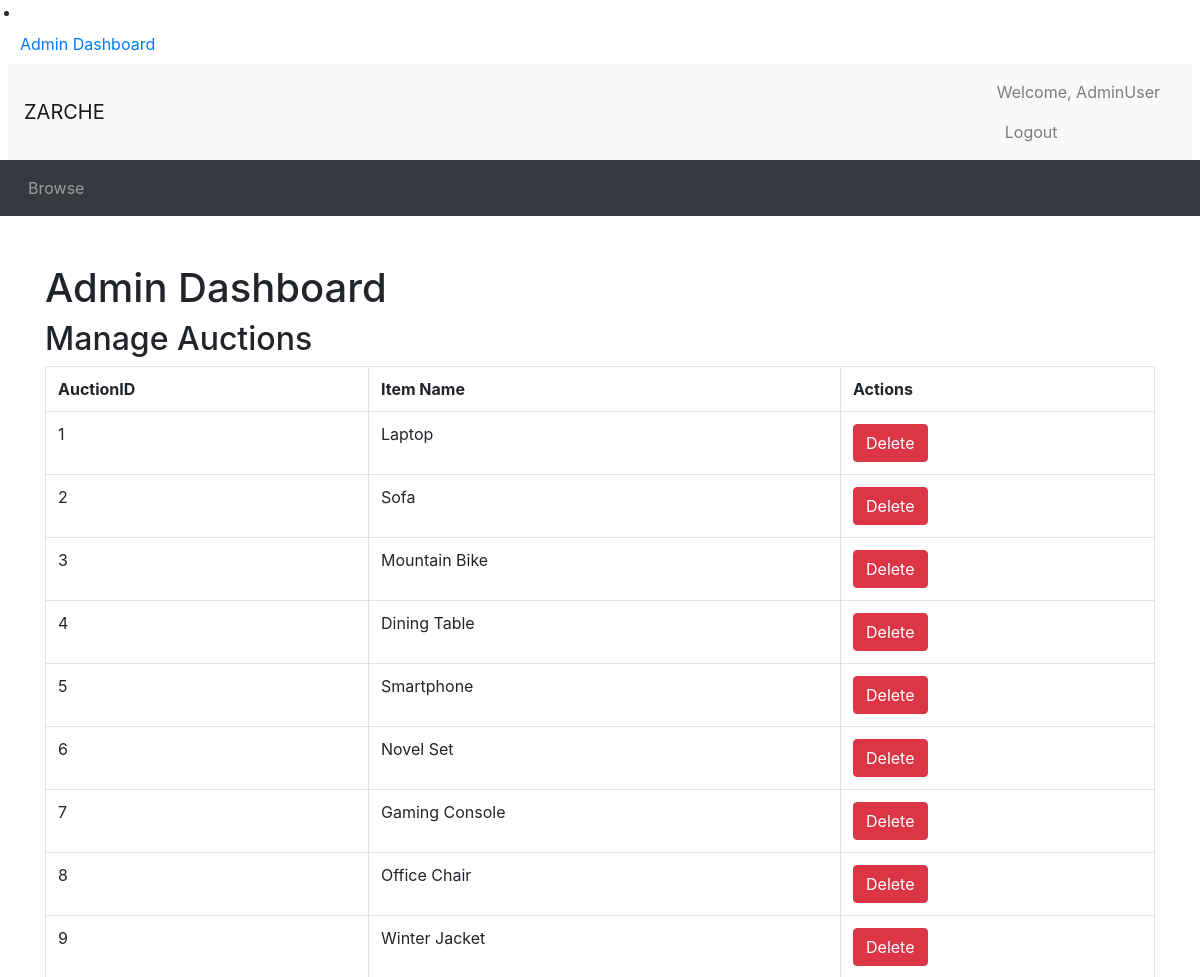
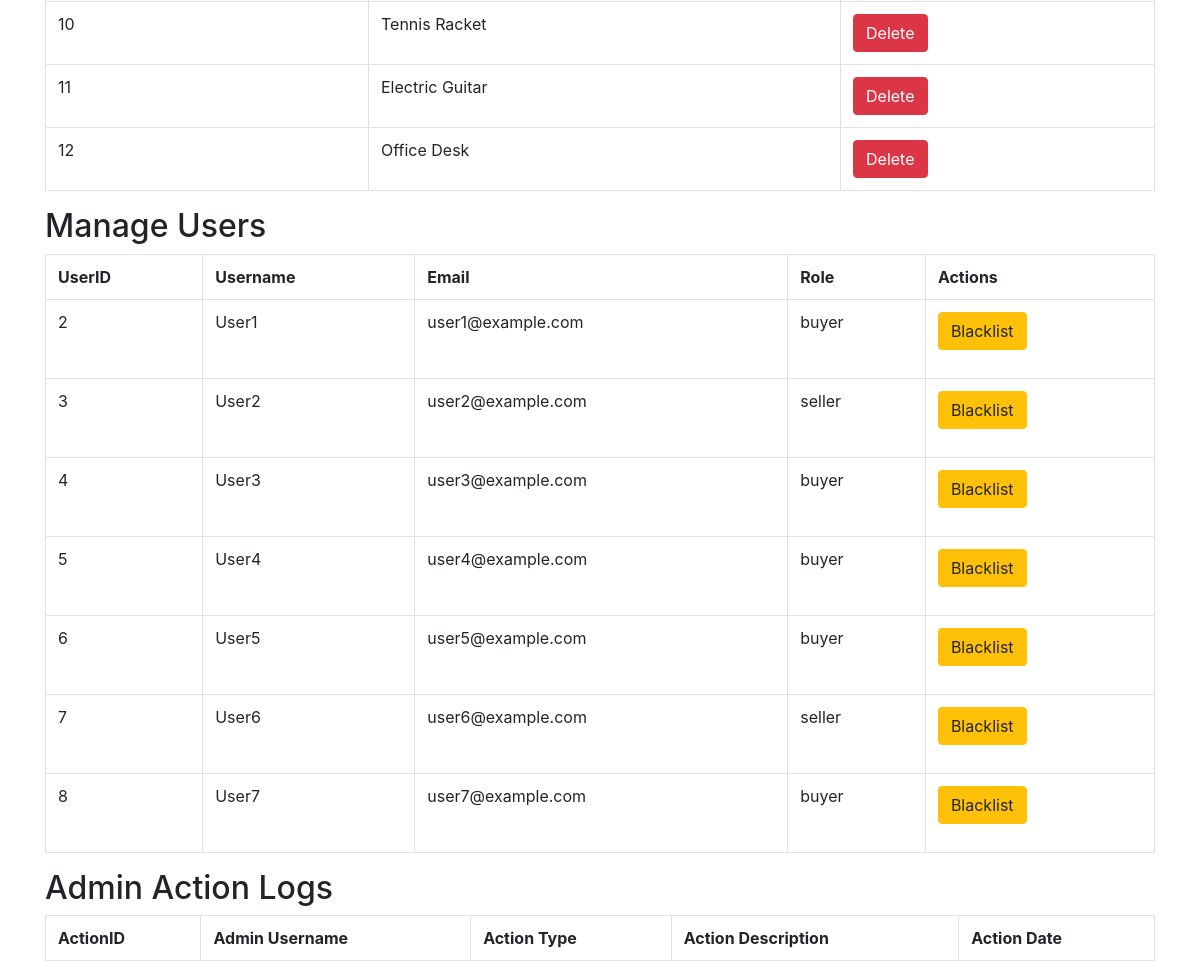
Page /admin_dashboard.php (signed in) on the committed database (2 pictures, top to bottom).
### tables this page shows
CREATE TABLE `Auction` (
  `AuctionID` INT AUTO_INCREMENT PRIMARY KEY,
  `UserID` INT,
  `ItemName` VARCHAR(255) NOT NULL,
  `Description` VARCHAR(255) NOT NULL,
  `CategoryID` INT,
  `ReservePrice` DECIMAL(10, 2),
  `StartPrice` DECIMAL(10, 2),
  `EndDate` DATETIME,
  `Views` INT DEFAULT 0,
  `Image` VARCHAR(255),
  FOREIGN KEY (`UserID`) REFERENCES `Users`(`UserID`) ON DELETE CASCADE,
  FOREIGN KEY (`CategoryID`) REFERENCES `Category`(`CategoryID`) ON DELETE CASCADE
);

CREATE TABLE `Users` (
  `UserID` INT AUTO_INCREMENT PRIMARY KEY,
  `Username` VARCHAR(255) NOT NULL,
  `Email` VARCHAR(255) NOT NULL,
  `Password` VARCHAR(255) NOT NULL,
  `Role` ENUM('buyer', 'seller', 'admin') NOT NULL,
  `blacklisted` BOOLEAN NOT NULL DEFAULT 0
);

### admin_dashboard.php (the view, shortened to what this page needs)
<?php
include_once("header.php");
include_once("utilities.php");
$auctionsQuery = "SELECT * FROM Auction";
$auctionsResult = $conn->query($auctionsQuery);
$usersQuery = "SELECT * FROM Users WHERE Role != 'admin'";
$usersResult = $conn->query($usersQuery);
?>
<!DOCTYPE html>
<html lang="en">
<head>
    <link rel="stylesheet" href="bootstrap.min.css">
</head>
<body>
<div class="container mt-5">
    <h1>Admin Dashboard</h1>
    <h2>Manage Auctions</h2>
    <form method="POST" action="">
        <table class="table table-bordered">
            <tr>
                <th>AuctionID</th>
                <th>Item Name</th>
                <th>Actions</th>
            </tr>
            <?php while ($auction = $auctionsResult->fetch_assoc()) { ?>
                <tr>
                    <td><?php echo htmlspecialchars($auction['AuctionID']); ?></td>
                    <td><?php echo htmlspecialchars($auction['ItemName']); ?></td>
                    <td>
                        <button type="submit" name="delete_auction" value="<?php echo $auction['AuctionID']; ?>"
                                class="btn btn-danger"
                                onclick="return confirm('Are you sure you want to delete this auction?');">Delete
                        </button>
                    </td>
                </tr>
            <?php } ?>
        </table>
    </form>
    <h2>Manage Users</h2>
    <table class="table table-bordered">
        <tr>
            <th>UserID</th>
            <th>Username</th>
            <th>Email</th>
            <th>Role</th>
            <th>Actions</th>
        </tr>
        <?php while ($user = $usersResult->fetch_assoc()) { ?>
            <tr>
                <td><?php echo htmlspecialchars($user['UserID']); ?></td>
                <td><?php echo htmlspecialchars($user['Username']); ?></td>
                <td><?php echo htmlspecialchars($user['Email']); ?></td>
                <td><?php echo htmlspecialchars($user['Role']); ?></td>
                <td>
                    <?php if (!$user['blacklisted']) { ?>
                        <form method="POST" action="">
                            <button type="submit" name="blacklist_user" value="<?php echo $user['UserID']; ?>"
                                    class="btn btn-warning"
                                    onclick="return confirm('Are you sure you want to blacklist this user?');">Blacklist
                            </button>
                        </form>
                    <?php } ?>
                </td>
            </tr>
        <?php } ?>
    </table>
    <h2>Admin Action Logs</h2>
    <table class="table table-bordered">
        <tr>
            <th>ActionID</th>
            <th>Admin Username</th>
            <th>Action Type</th>
            <th>Action Description</th>
            <th>Action Date</th>
        </tr>
    </table>
</div>
</body>
</html>

### rows in the picture
auction: AuctionID "1", ItemName "Laptop"
auction: AuctionID "2", ItemName "Sofa"
auction: AuctionID "3", ItemName "Mountain Bike"
auction: AuctionID "4", ItemName "Dining Table"
auction: AuctionID "5", ItemName "Smartphone"
auction: AuctionID "6", ItemName "Novel Set"
auction: AuctionID "7", ItemName "Gaming Console"
auction: AuctionID "8", ItemName "Office Chair"
auction: AuctionID "9", ItemName "Winter Jacket"
auction: AuctionID "10", ItemName "Tennis Racket"
auction: AuctionID "11", ItemName "Electric Guitar"
auction: AuctionID "12", ItemName "Office Desk"
users: UserID "2", Username "User1", Email "user1@example.com", Role "buyer"
users: UserID "3", Username "User2", Email "user2@example.com", Role "seller"
users: UserID "4", Username "User3", Email "user3@example.com", Role "buyer"
users: UserID "5", Username "User4", Email "user4@example.com", Role "buyer"
users: UserID "6", Username "User5", Email "user5@example.com", Role "buyer"
users: UserID "7", Username "User6", Email "user6@example.com", Role "seller"
users: UserID "8", Username "User7", Email "user7@example.com", Role "buyer"

### other values in the picture
$_SESSION['Username'] "AdminUser"
